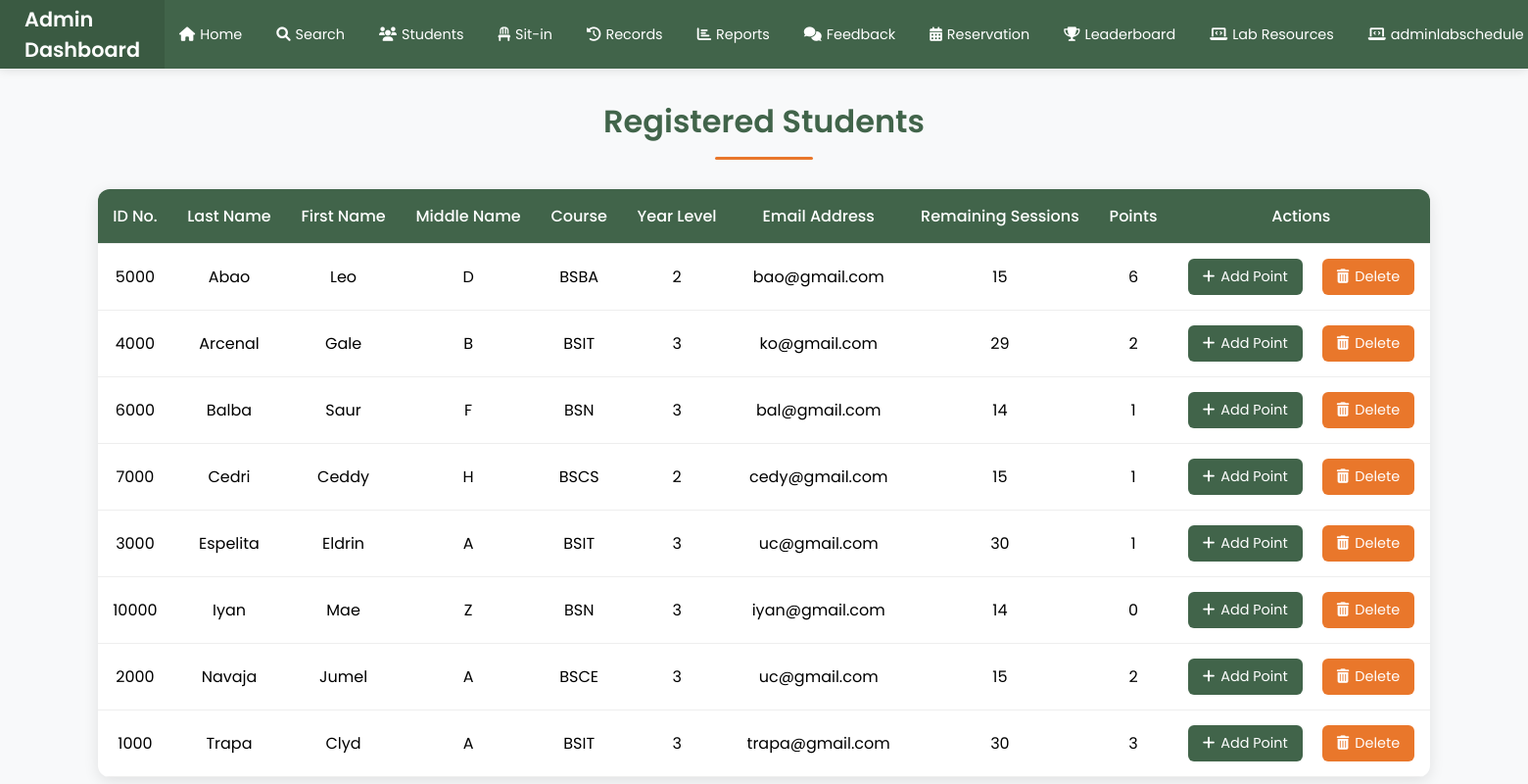
The page /students (signed in) on the database as committed earlier.
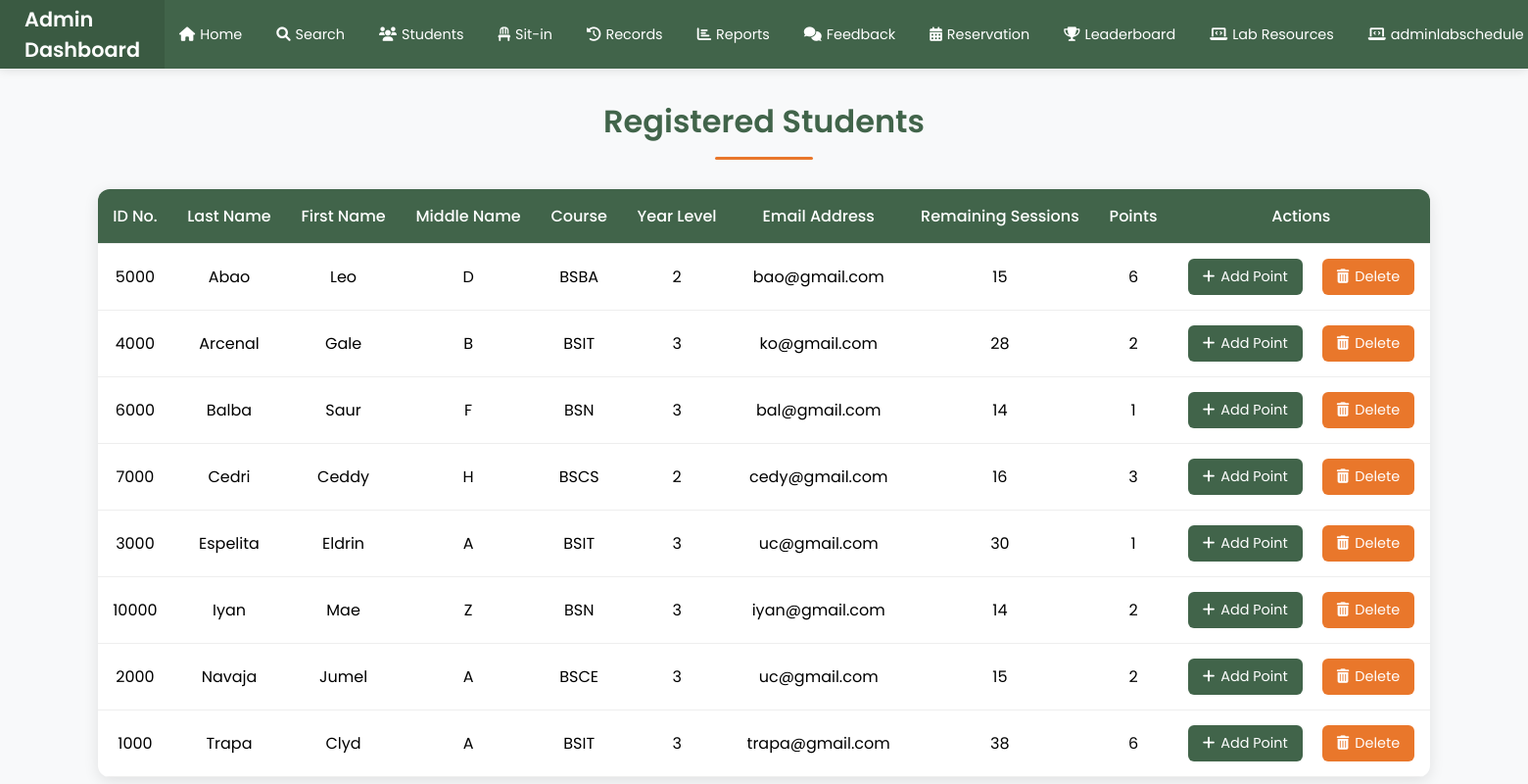
The same page on the database as committed later.
### tables this page shows
CREATE TABLE users (
            id INTEGER PRIMARY KEY AUTOINCREMENT,
            idno TEXT UNIQUE NOT NULL,
            firstname TEXT NOT NULL,
            lastname TEXT NOT NULL,
            middlename TEXT,
            course TEXT,
            year_level TEXT,
            email_address TEXT,
            password TEXT NOT NULL,
            role TEXT DEFAULT 'student',
            remaining_sessions INTEGER DEFAULT 0,
            profile_pic TEXT
        , points INTEGER DEFAULT 0);

### app.py (the view)
@app.route('/students')
def students():
    if 'admin_username' not in session:
        flash("Admin access required!", "danger")
        return redirect(url_for('admin_login'))
    conn = sqlite3.connect('users.db')
    cursor = conn.cursor()
    cursor.execute("""
        SELECT idno, lastname, firstname, middlename, course, year_level,
               email_address, remaining_sessions, role, points
        FROM users
        WHERE role = 'student'
        ORDER BY lastname, firstname
    """)
    students = cursor.fetchall()
    conn.close()
    return render_template('students.html', students=students)

### templates/students.html (shortened to what this page needs)
<!DOCTYPE html>
<html lang="en">
<head>
    <link rel="stylesheet" href="https://cdnjs.cloudflare.com/ajax/libs/font-awesome/6.0.0/css/all.min.css">
</head>
<body>
    <div class="navbar">
        <div class="logo">Admin Dashboard</div>
        <ul class="nav-links">
            <li><a href="{{ url_for('admin_dashboard') }}"><i class="fas fa-home"></i> Home</a></li>
            <li><a href="{{ url_for('search') }}"><i class="fas fa-search"></i> Search</a></li>
            <li><a href="{{ url_for('students') }}"><i class="fas fa-users"></i> Students</a></li>
            <li><a href="{{ url_for('current_sit_in') }}"><i class="fas fa-chair"></i> Sit-in</a></li>
            <li><a href="{{ url_for('sit_in_records') }}"><i class="fas fa-history"></i> Records</a></li>
            <li><a href="{{ url_for('sit_in_report') }}"><i class="fas fa-chart-bar"></i> Reports</a></li>
            <li><a href="{{ url_for('feedback_report') }}"><i class="fas fa-comments"></i> Feedback</a></li>
            <li><a href="{{ url_for('reservation') }}"><i class="fas fa-calendar-alt"></i> Reservation</a></li>
            <li><a href="{{ url_for('leaderboard') }}"><i class="fas fa-trophy"></i> Leaderboard</a></li>
            <li><a href="{{ url_for('admin_resources') }}"><i class="fas fa-laptop-code"></i> Lab Resources</a></li>
            <li><a href="{{ url_for('adminlabschedule') }}"><i class="fas fa-laptop-code"></i> adminlabschedule</a></li>
        </ul>
    </div>
    <div class="container">
        <h1 class="page-title">Registered Students</h1>
        <div class="table-container">
            <table>
                <thead>
                    <tr>
                        <th>ID No.</th>
                        <th>Last Name</th>
                        <th>First Name</th>
                        <th>Middle Name</th>
                        <th>Course</th>
                        <th>Year Level</th>
                        <th>Email Address</th>
                        <th>Remaining Sessions</th>
                        <th>Points</th>
                        <th>Actions</th>
                    </tr>
                </thead>
                <tbody>
                    {% for student in students %}
                    <tr>
                        <td>{{ student[0] }}</td>
                        <td>{{ student[1] }}</td>
                        <td>{{ student[2] }}</td>
                        <td>{{ student[3] }}</td>
                        <td>{{ student[4] }}</td>
                        <td>{{ student[5] }}</td>
                        <td>{{ student[6] }}</td>
                        <td>{{ student[7] }}</td>
                        <td>{{ student[9] if student[9] is not none else 0 }}</td>
                        <td>
                            <div class="button-container">
                                <button class="add-points-btn" onclick="addPoints('{{ student[0] }}')">
                                    <i class="fas fa-plus"></i>
                                    Add Point
                                </button>
                                <form method="POST" action="{{ url_for('delete_student', student_id=student[0]) }}" onsubmit="return confirm('Are you sure you want to delete this student?');">
                                    <button type="submit" class="delete-btn">
                                        <i class="fas fa-trash-alt"></i>
                                        Delete
                                    </button>
                                </form>
                            </div>
                        </td>
                    </tr>
                    {% endfor %}
                </tbody>
            </table>
        </div>
    </div>
</body>
</html>

Rows that differ between the two databases and show on the page:
changed users "Arcenal": remaining_sessions "29" → "28"
changed users "Cedri": remaining_sessions "15" → "16"; points "1" → "3"
changed users "Iyan": points "0" → "2"
changed users "Trapa": remaining_sessions "30" → "38"; points "3" → "6"
